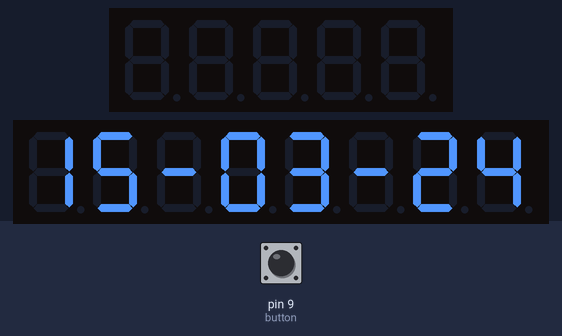
A sketch run on a simulated Arduino Uno, built with avr-gcc and run on an emulated ATmega328P. Parts: 5-digit seven-segment display, 8-digit seven-segment display. Wiring (inferred from the names in the program): 5-digit 7-segment display, segments lit when LOW: segments pin 8, pin 7, pin 6, pin 5, pin 4, pin 3, pin 2; digit selects A0, A1, A2, A3, pin 10. The inputs (shaded band) are chosen by the test bench; at power-on: pin 9 (button) HIGH. The local clock reads 2024-03-15 10:24:30 at power-on unless the sketch sets it; the segment pins are drawn as the display they are named for; what the sketch prints to the serial monitor is not drawn.

Above: at 0.01 s.
At 1.2 s:
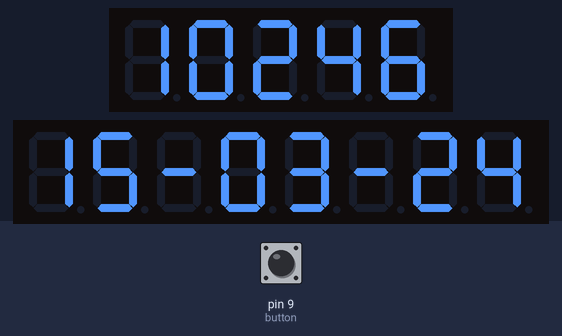
1.3 s: pin 9 (button) pulled LOW for 0.15 s
At 1.39 s:
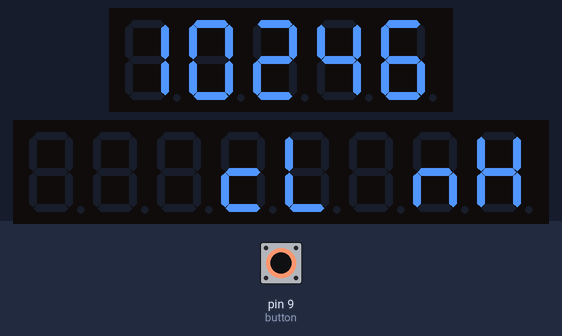
2.9 s: pin 9 (button) pulled LOW for 3.2 s
Timing chart, 0 to 5.9 s (numbered marks = the images above; inputs shaded):
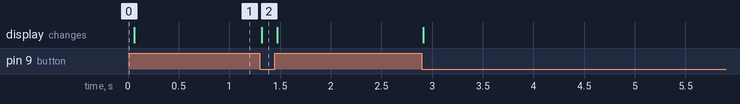

The sketch:

clock.ino
```cpp
#include <RTClib.h>
#include <LedControl.h>

LedControl segment = LedControl(11, 13, 12, 1);

RTC_DS1307 RTC;

int analog_value = 1023;

class Port {
  byte length;
  byte* pins;
  byte level;
public:
  Port(byte length, byte level)
  : length(length), level(level){}
  void Connect(byte* pins, byte mode){
    this->pins = pins;
    for(int i = 0; i < length; i++){
      pinMode(pins[i], mode);
    }
  }
  void Write(int value) {
    if(level == 0) value = ~value;
    for(int i = 0; i < length; i++){
      digitalWrite(pins[i], value & (1 << i));
    }
  }
};
class Led7Seg : Port {
byte* pin;
public:
  Led7Seg(byte* pins, bool anode = true)
  : Port(7, anode ? 0 : 1) {
    this->pin = pins;
    Port::Connect(pins, OUTPUT);
  }
  void Display(int d){
    static int code[]= {
      0x3F,    //0
      0x06,    //1
      0x5B,    //2
      0x4F,    //3
      0x66,    //4
      0x6D,    //5
      0x7D,    //6
      0x07,    //7
      0x7F,    //8
      0x6F     //9
    };
      Port::Write(code[d]);
    }
};

byte pins[] = { 8, 7, 6, 5, 4, 3, 2};  // g - a
int digit[] = { A0, A1, A2, A3, 10};  // 1 - 6
int dl = 4;

int a[] = { 8, 2, 3, 4, 5, 6, 7};

Led7Seg led(pins, 1);

int button = 9;
int check;

void setup() {
    Serial.begin(57600);
    RTC.begin();

    segment.shutdown(0, false); // Bật hiển thị
    segment.setIntensity(0, 1); // Đặt độ sáng
    segment.clearDisplay(0); // Tắt tất cả led

    pinMode(button, INPUT_PULLUP);
}

void loop() {

  check = digitalRead(button);
  Serial.println(check);
  if(check == 0){
    ngoclinh();
    gio_phut();
  }
  else {
    ngay_thang();
    gio_phut();
  }
}

void ngoclinh(){
    segment.setChar(0, 7, 'N', 0); //ngày
    segment.setChar(0, 6, 'g', 0); //ngày
    segment.setChar(0, 5, 'O', 0); //năm
    segment.setChar(0, 4, 'C', 0); //tháng
    segment.setChar(0, 3, 'L', 0); //tháng
    segment.setChar(0, 2, 'i', 0); //năm
    segment.setChar(0, 1, 'n', 0); //năm
    segment.setChar(0, 0, 'h', 0); //năm
}

void gio_phut(){
    DateTime now = RTC.now();

    int hour = now.hour();
    int minute = now.minute();
    int second = now.second();

    int thu = now.dayOfTheWeek();

    led.Display(hour / 10);
    analogWrite(digit[0], analog_value);
    delay(dl);
    analogWrite(digit[0], 0);

    led.Display(hour % 10);
    analogWrite(digit[1], analog_value);
    delay(dl);
    analogWrite(digit[1], 0);

    led.Display(minute / 10);
    analogWrite(digit[2], analog_value);
    delay(dl);
    analogWrite(digit[2], 0);

    led.Display(minute % 10);
    analogWrite(digit[3], analog_value);
    delay(dl);
    analogWrite(digit[3], 0);

    led.Display(a[thu]);
    analogWrite(digit[4], analog_value);
    delay(dl);
    analogWrite(digit[4], 0);


    Serial.print(now.hour());
    Serial.print(':');
    Serial.print(now.minute());
    Serial.print(':');
    Serial.print(now.second());
    Serial.println();
}

void ngay_thang(){
    DateTime now = RTC.now();

    int day = now.day();
    int month = now.month();
    int year = now.year();

    segment.setDigit(0, 7, day / 10, 0); //ngày
    segment.setDigit(0, 6, day % 10, 0); //ngày
    segment.setChar(0, 5, '-', 0); //năm
    segment.setDigit(0, 4, month / 10, 0); //tháng
    segment.setDigit(0, 3, month % 10, 0); //tháng
    segment.setChar(0, 2, '-', 0); //năm
    segment.setDigit(0, 1, (year / 10) % 10, 0); //năm
    segment.setDigit(0, 0, year % 10, 0); //năm

    Serial.print(now.day());
    Serial.print('/');
    Serial.print(now.month());
    Serial.print('/');
    Serial.print(now.year());
    Serial.println();

}
```

Measured:
- after the input at 1.3 s, the display: changes at once (image 2)
